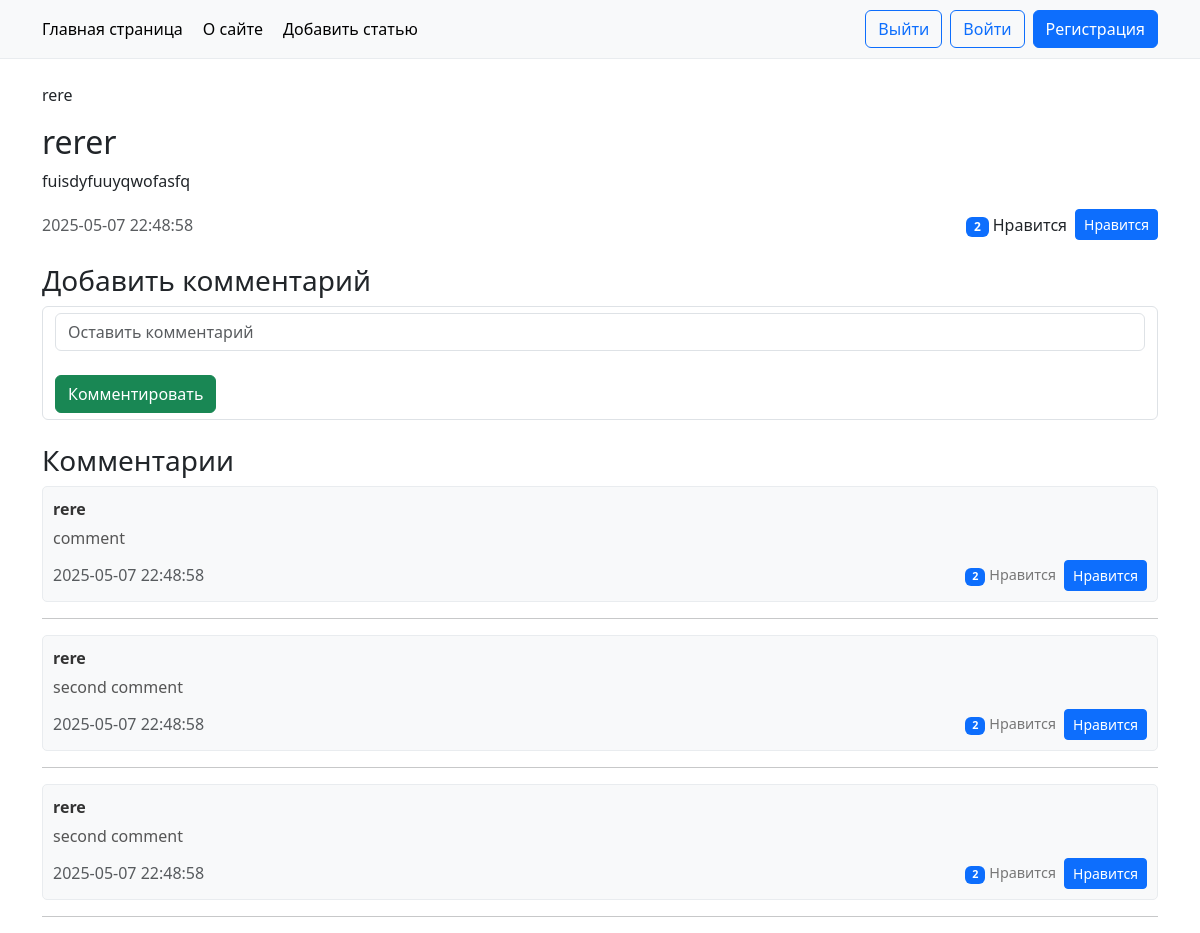
/home/1, run on the app's committed database.
### models/account.py (models this page shows, shortened)
class Account(db.Model, UserMixin):
    id = db.Column(db.Integer, primary_key = True)
    name = db.Column(db.String(20), nullable = False, unique=True)
    bio = db.Column(db.String(750), nullable=True)
    password = db.Column(db.String(256), nullable = False)
    posts = db.relationship('Post', backref='author')
    liked_posts = db.relationship('Post', secondary=likes, backref=db.backref('liked_by', lazy='dynamic'), lazy='dynamic', cascade='all, delete')
    comments = db.relationship('Comment', backref='author')
    liked_comments = db.relationship('Comment', secondary=acc_likes_com, backref=db.backref('liked_by', lazy='dynamic'), cascade='all, delete')
    following_to = db.relationship('Account', secondary=acc_follows_acc,
                                   primaryjoin=(id == acc_follows_acc.c.follower_id),
                                   secondaryjoin=(id == acc_follows_acc.c.followed_id),
                                   backref=db.backref('followers', lazy='dynamic'),
                                   lazy='dynamic',
                                   cascade='all, delete')

### models/post.py (models this page shows, shortened)
class Post(db.Model):
    id = db.Column(db.Integer, primary_key = True)
    title = db.Column(db.String(30), nullable = False)
    content = db.Column(db.Text(300), nullable = False)
    likes = db.Column(db.Integer, default=0)
    author_id = db.Column(db.String(), db.ForeignKey('account.id'))
    creation_date = db.Column(db.String(), default=datetime.now().strftime('%Y-%m-%d %H:%M:%S'))
    comments = db.relationship('Comment', backref='post', lazy=True)
    @hybrid_property
    def likes_count(self):
        return self.liked_by.count()

### models/comment.py (models this page shows)
class Comment(db.Model):
    id = db.Column(db.Integer, primary_key=True, nullable=False)
    content = db.Column(db.String(500), nullable=False)
    likes = db.Column(db.Integer, default=0)
    author_id = db.Column(db.Integer, db.ForeignKey('account.id'))
    post_id = db.Column(db.Integer, db.ForeignKey('post.id'))
    creation_date = db.Column(db.String(), default=datetime.now().strftime('%Y-%m-%d %H:%M:%S'))
    @hybrid_property
    def likes_count(self):
        return self.liked_by.count()

### pages_controller/post_controller.py (the view, shortened to what this page needs)
def post_page(post_id):
    target_post = post_access.get_record_by_id(post_id)
    if target_post == None:
        abort(404)
    return render_template('post_extended.html', post=target_post)

### functions/my_logging.py (called while the page is built)
def write_logs(func):
    def wrapper(*args, **kwargs):
        function_name = func.__name__
        start_time = datetime.now()
        try:
            result = func(*args, **kwargs)
            return result
        except Exception as error:
            exec_time = datetime.now() - start_time
            log_file_path = path.join(LOGS_FILE_LOCATION, 'logs.txt')
            with open(log_file_path, 'a') as logs_file:
                logs_file.write(f'{function_name} | {exec_time} | {datetime.now()}| {error} \n')
            print('!ERROR LOGGED!')
    return wrapper

### repository/ParentAccess.py (called while the page is built)
    @write_logs
    def get_record_by_id(self, object_id):
        return self.model.query.filter_by(id=object_id).first()

### templates/post_extended.html (shortened to what this page needs)
{% extends 'base.html' %}
{% block content %}
<main class="container mt-4">
    <div class="article mb-4">
        <p class="article-author">{{ post.author.name }}</p>
        <h2 class="article-title">{{ post.title }}</h2>
        <p class="article-content">{{ post.content }}</p>
        <div class="article-footer d-flex justify-content-between align-items-center">
            <span class="article-date text-muted">{{ post.creation_date }}</span>
            <div class="d-flex align-items-center">
                <span class="article-likes me-2">
                    <span class="badge bg-primary">{{ post.likes_count }}</span> Нравится
                </span>
                <form method="POST" class="d-inline">
                    <button type="submit" class="btn btn-primary btn-sm">Нравится</button>
                </form>
            </div>
        </div>
    </div>
    <div class="add-comment mb-4">
        <h3>Добавить комментарий</h3>
        <form method="post" class="form-control">
            <input type="text" name="comment_content" placeholder="Оставить комментарий" class="form-control"><br>
            <button class="btn btn-success", type='submit'>Комментировать</button>
        </form>
    </div>
    <div class="comments-section">
        <h3>Комментарии</h3>
        {% for comment in post.comments %}
        <div class="comment mb-3">
            <p class="comment-author">{{ comment.author.name }}</p>
            <p class="comment-content">{{ comment.content }}</p>
            <div class="comment-footer d-flex justify-content-between align-items-center">
                <span class="comment-date text-muted">{{ comment.creation_date }}</span>
                <div class="d-flex align-items-center">
                    <span class="comment-likes me-2">
                        <span class="badge bg-primary">{{ comment.likes_count }}</span> Нравится
                    </span>
                    <form method="POST" class="d-inline">
                        <button type="submit" class="btn btn-primary btn-sm">Нравится</button>
                    </form>
                </div>
            </div>
        </div>
        <hr>
        {% endfor %}
    </div>
</main>
{% endblock %}

### templates/base.html (shortened to what this page needs)
<!DOCTYPE html>
<html lang="ru">
<head>
    <link href="https://cdn.jsdelivr.net/npm/bootstrap@5.3.3/dist/css/bootstrap.min.css" rel="stylesheet">
    <link rel="stylesheet" href="{{ url_for('static', filename='css/styles.css') }}">
</head>
<body>
    <header class="site-header">
        <div class="container">
            <div class="header-content">
                <div class="header-links">
                    <a href="{{ url_for('home') }}" class="header-link">Главная страница</a>
                    <a href="{{ url_for('about') }}" class="header-link">О сайте</a>
                    <a href="{{ url_for('create') }}" class="header-link">Добавить статью</a>
                </div>
                <div class="header-buttons">
                    <a href="{{ url_for('sign_out') }}" class="btn btn-outline-primary me-2">Выйти</a>
                    <a href="{{ url_for('sign_in') }}" class="btn btn-outline-primary me-2">Войти</a>
                    <a href="{{ url_for('sign_up') }}" class="btn btn-primary">Регистрация</a>
                </div>
            </div>
        </div>
    </header>
    {% block content %}
    {% endblock %}
</body>
</html>

### static/css/styles.css (style rules this page uses)
header { position: sticky; padding: 10px; top: 0; z-index: 1000; background: white; padding: 0.5px; }
.site-header { background-color: #f8f9fa; padding: 10px 0; border-bottom: 1px solid #e9ecef; }
.header-content { display: flex; justify-content: space-between; align-items: center; }
.header-links { display: flex; gap: 20px; }
.header-link { text-decoration: none; color: #000; font-weight: 500; transition: color 0.3s ease; }
.header-buttons { display: flex; align-items: center; }
.comment { padding: 10px; border: 1px solid #e9ecef; border-radius: 5px; background-color: #f8f9fa; margin-bottom: 10px; }
.comment-author { font-weight: bold; color: #333; margin-bottom: 5px; }
.comment-content { color: #555; margin-bottom: 10px; }
.comment-footer { display: flex; justify-content: space-between; align-items: center; }
.comment-likes { font-size: 0.9rem; color: #777; }

### data on the page
Account: author.name "rere"
Post: title "rerer", content "fuisdyfuuyqwofasfq", creation_date "2025-05-07 22:48:58"
Comment: author.name "rere", content "comment", creation_date "2025-05-07 22:48:58", likes_count "2"
Comment: author.name "rere", content "second comment", creation_date "2025-05-07 22:48:58", likes_count "2"
Comment: author.name "rere", content "second comment", creation_date "2025-05-07 22:48:58", likes_count "2"

### other printed values
{{ post.likes_count }} "2"
